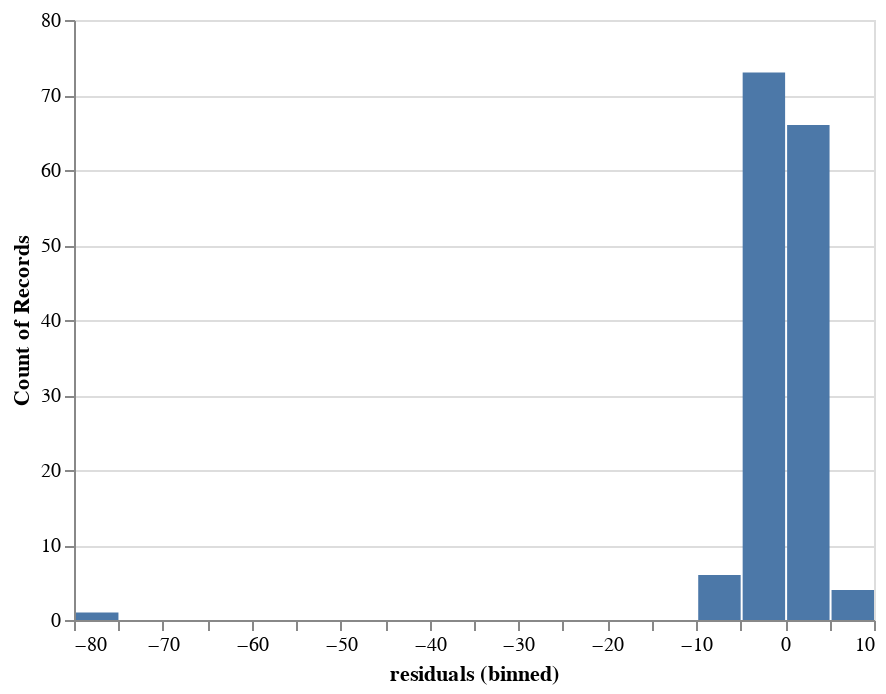

Notebook source saved alongside this figure:
### Code cell
#TODO: weird outlier at -80?
alt.Chart(pd.DataFrame({"residuals": ee_residuals})).mark_bar().encode(
    alt.X("residuals:Q", bin=alt.Bin(maxbins=30)), y="count():Q"
)

### Figure 1 — Vega-Lite specification as saved in the notebook (floating-point values rounded to 4 significant figures; data arrays with more than 128 entries replaced by an {"elided": "..."} marker saying what was removed)
{"config": {"view": {"continuousWidth": 400, "continuousHeight": 300}}, "data": {"name": "data-12beb615fd51977922f1d2e2a59af2dc"}, "mark": "bar", "encoding": {"x": {"type": "quantitative", "bin": {"maxbins": 30}, "field": "residuals"}, "y": {"type": "quantitative", "aggregate": "count"}}, "$schema": "https://vega.github.io/schema/vega-lite/v4.8.1.json", "datasets": {"data-12beb615fd51977922f1d2e2a59af2dc": {"elided": "150 records"}}}
